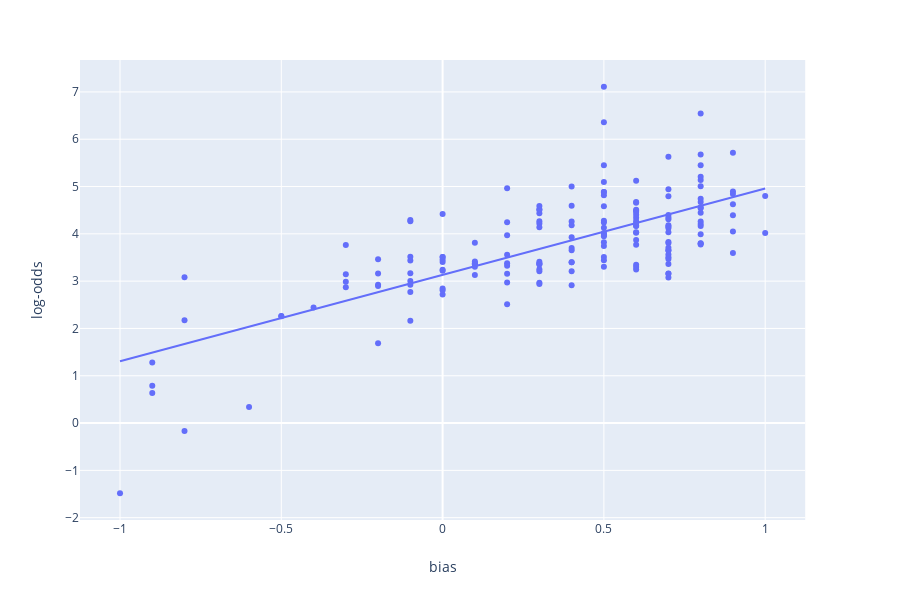
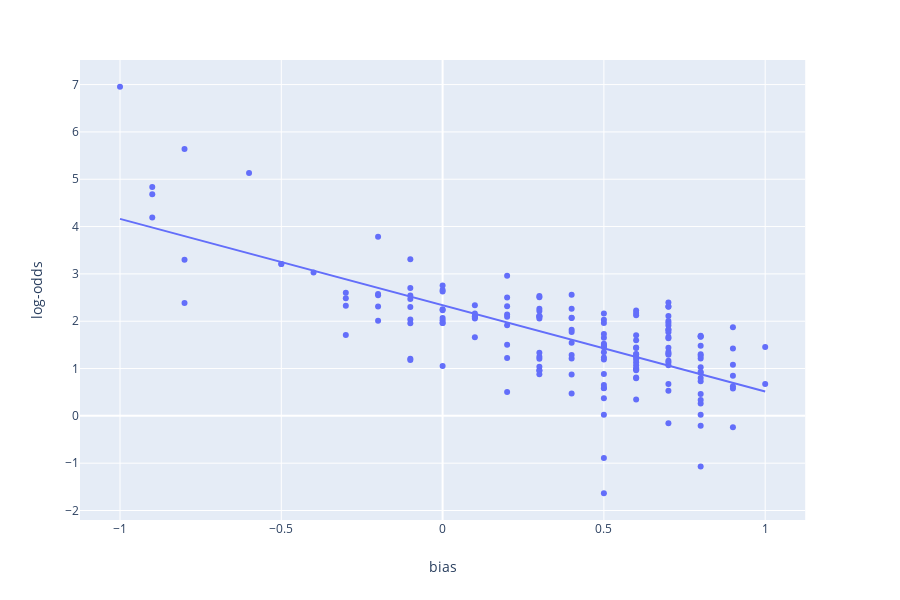

Notebook code cell kept with these figures, in order:
### Code cell
base_folder = "results/20191016_neuron_intervention_medium/"

female_df = get_all_effects(base_folder)
get_profession_correlation(female_df)

male_df = get_all_effects(base_folder, 'man')
get_profession_correlation(male_df, 'man')

### Figure 1 — Plotly figure (JSON) as saved in the notebook; plotly's stock layout.template omitted (floating-point values rounded to 4 significant figures; data arrays with more than 128 entries replaced by an {"elided": "..."} marker saying what was removed)
{"data": [{"hoverlabel": {"namelength": 0}, "hovertemplate": "bias=%{x}<br>log-odds=%{y}", "legendgroup": "", "marker": {"color": "#636efa", "symbol": "circle"}, "mode": "markers", "name": "", "showlegend": false, "type": "scatter", "x": {"elided": "169 float values"}, "xaxis": "x", "y": {"elided": "169 float values"}, "yaxis": "y"}, {"hoverlabel": {"namelength": 0}, "hovertemplate": "<b>OLS trendline</b><br>log-odds = 1.824348 * bias + 3.132292<br>R<sup>2</sup>=0.522782<br><br>bias=%{x}<br>log-odds=%{y} <b>(trend)</b>", "legendgroup": "", "marker": {"color": "#636efa", "symbol": "circle"}, "mode": "lines", "name": "", "showlegend": false, "type": "scatter", "x": {"elided": "169 float values"}, "xaxis": "x", "y": {"elided": "169 float values"}, "yaxis": "y"}], "layout": {"height": 600, "legend": {"tracegroupgap": 0}, "margin": {"t": 60}, "xaxis": {"anchor": "y", "domain": [0, 0.98], "title": {"text": "bias"}}, "yaxis": {"anchor": "x", "domain": [0, 1], "title": {"text": "log-odds"}}}}

### Figure 2 — Plotly figure (JSON) as saved in the notebook; plotly's stock layout.template omitted (floating-point values rounded to 4 significant figures; data arrays with more than 128 entries replaced by an {"elided": "..."} marker saying what was removed)
{"data": [{"hoverlabel": {"namelength": 0}, "hovertemplate": "bias=%{x}<br>log-odds=%{y}", "legendgroup": "", "marker": {"color": "#636efa", "symbol": "circle"}, "mode": "markers", "name": "", "showlegend": false, "type": "scatter", "x": {"elided": "169 float values"}, "xaxis": "x", "y": {"elided": "169 float values"}, "yaxis": "y"}, {"hoverlabel": {"namelength": 0}, "hovertemplate": "<b>OLS trendline</b><br>log-odds = -1.824103 * bias + 2.338878<br>R<sup>2</sup>=0.522818<br><br>bias=%{x}<br>log-odds=%{y} <b>(trend)</b>", "legendgroup": "", "marker": {"color": "#636efa", "symbol": "circle"}, "mode": "lines", "name": "", "showlegend": false, "type": "scatter", "x": {"elided": "169 float values"}, "xaxis": "x", "y": {"elided": "169 float values"}, "yaxis": "y"}], "layout": {"height": 600, "legend": {"tracegroupgap": 0}, "margin": {"t": 60}, "xaxis": {"anchor": "y", "domain": [0, 0.98], "title": {"text": "bias"}}, "yaxis": {"anchor": "x", "domain": [0, 1], "title": {"text": "log-odds"}}}}
